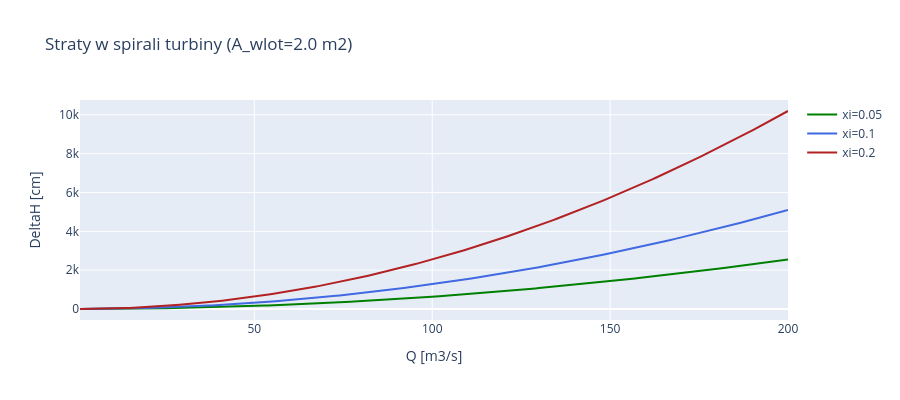

Notebook code for this chart:
### Markdown cell above
**Prompt do LLM:**
> *"Napisz kod ktory pokaze straty w spirali dla xi=0.05, 0.10, 0.20.
> Uzyj `minor_loss()` z A_inlet jako polem wlotu spirali."*

**Uzyte funkcje:** `src.losses.minor_loss()` (spirala = strata miejscowa z $\xi_{spirala}$)

### Code cell
A_spiral = 2.0  # m2 (wlot spirali)

# Spirala turbiny: strata miejscowa odniesiona do predkosci wlotu spirali.
# Uzywamy uniwersalnej funkcji minor_loss z xi specyficznym dla spirali.
fig = go.Figure()
for xi, color in [(0.05, 'green'), (0.10, 'royalblue'), (0.20, 'firebrick')]:
    dH = minor_loss(Q_demo, A_spiral, xi=xi)
    fig.add_trace(go.Scatter(x=Q_demo, y=dH*100, mode='lines',
        name=f'xi={xi}', line=dict(color=color, width=2)))

fig.update_layout(
    title=f'Straty w spirali turbiny (A_wlot={A_spiral} m2)',
    xaxis_title='Q [m3/s]', yaxis_title='DeltaH [cm]',
    height=400, hovermode='x unified',
)
fig.show()

### Figure 1 — Plotly figure (JSON) as saved in the notebook; plotly's stock layout.template omitted (floating-point values rounded to 4 significant figures; data arrays with more than 128 entries replaced by an {"elided": "..."} marker saying what was removed)
{"data": [{"line": {"color": "green", "width": 2}, "mode": "lines", "name": "xi=0.05", "type": "scatter", "x": {"elided": "200 float values"}, "y": {"elided": "200 float values"}}, {"line": {"color": "royalblue", "width": 2}, "mode": "lines", "name": "xi=0.1", "type": "scatter", "x": {"elided": "200 float values"}, "y": {"elided": "200 float values"}}, {"line": {"color": "firebrick", "width": 2}, "mode": "lines", "name": "xi=0.2", "type": "scatter", "x": {"elided": "200 float values"}, "y": {"elided": "200 float values"}}], "layout": {"height": 400, "hovermode": "x unified", "title": {"text": "Straty w spirali turbiny (A_wlot=2.0 m2)"}, "xaxis": {"title": {"text": "Q [m3/s]"}}, "yaxis": {"title": {"text": "DeltaH [cm]"}}}}
